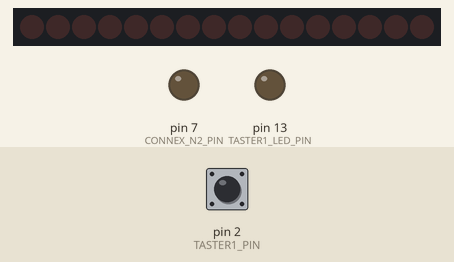
Recording of a sketch running on a simulated Arduino Uno, built with avr-gcc and run on an emulated ATmega328P. Parts: 16 shift-register outputs drawn as a row of LEDs (first output left, lit = HIGH), output pins drawn as LEDs (lit = HIGH). Wiring (inferred from the names in the program): 2 × shift register (74HC595): data pin 6; shift clock pin 5; latch pin 4. Wiring (inferred from the signals the program sends): row of LEDs: on Q0, Q1, Q2, Q3, Q4, Q5, Q6, Q7, Q8, Q9, Q10, Q11, Q12, Q13, Q14, Q15. The inputs (shaded band) are chosen by the test bench; at power-on: pin 2 (TASTER1_PIN) HIGH. Pins used as bus, display or sensor lines are not drawn.

Above: at 1.7 s.
1.8 s: pin 2 (TASTER1_PIN) pulled LOW for 0.15 s
At 1.9 s:
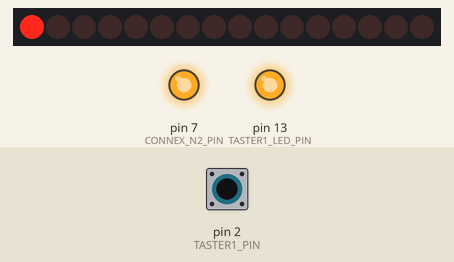
At 2.3 s:
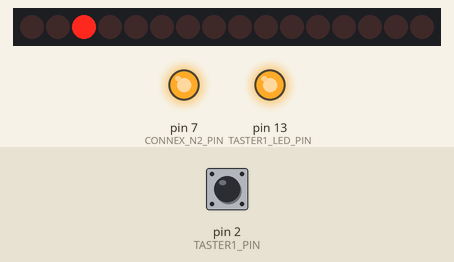
3.7 s: pin 2 (TASTER1_PIN) pulled LOW for 3.2 s
At 10.5 s:
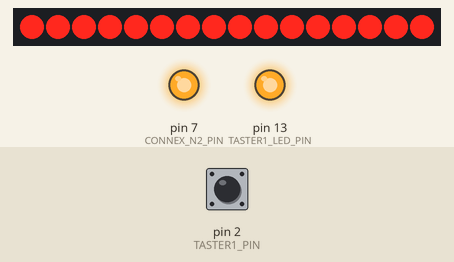
Timing chart, 0 to 12.0 s (numbered marks = the images above; inputs shaded):
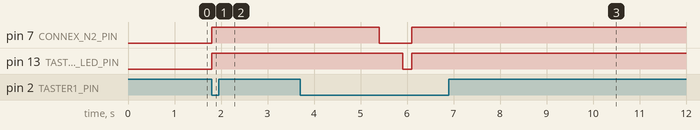

The sketch:

Hausbeleuchtung_main.ino
```cpp
/*

  Dieser Sketch ist für die Hausbeleuchtung vorgesehen.

  Geplante Funktionsweise:
  1. Einschalten über Tastendruck
  2. Leuchte für Leuchte gehen die Lampen zufallsbasiert an
  3. Zwischenzeitlich gehen manche Leuchten wieder aus
  4. Auf Tastendruck gehen alle Leuchten wieder aus
  5. Der Tastendruck wird an nachrangige Client-Arduinos weitergereicht

  2021-03-26
  Sven Piller

  Mit Ideen von:
  - http://ediy.com.my/blog/item/87-using-74hc595-shift-registers-with-arduino

  Historie:
  - v1: 2021-03-28 Erste Version für die Anlage

*/

// Anzahl der Leuchten
const byte LEUCHTEN_ANZAHL = 16;
unsigned int LEUCHTEN_PATTERN[LEUCHTEN_ANZAHL] = {
  0B0000000000000001, // Bäckerei
  0B0000000000000010, // Biker-Shop
  0B0000000000000100, // Gästehaus
  0B0000000000001000, // Leeres Geschäft (Reihenhaus)
  0B0000000000010000, // Gelbes Reihenhaus
  0B0000000000100000, // Blaues Reihenhaus
  0B0000000001000000, // Spielwarengeschäft (Reihenhaus)
  0B0000000010000000, // Haus mit Turm
  0B0000000100000000, // Torhaus
  0B0000001000000000, // Haus mit Treppenaufgang
  0B0000010000000000, // Siedlungshaus
  0B0000100000000000, // Stadthaus (gelb)
  0B0001000000000000, // Kirche
  0B0010000000000000, // Gerätehaus
  0B0100000000000000, // Feuerwehr
  0B1000000000000000, // Villa

};
unsigned int LEUCHTEN_PATTERN_AUS = 0B0000000000000000; // aus
unsigned int LEUCHTEN_PATTERN_AN = 0B1111111111111111;  // alle

// Anschlüsse des 74HC595
int IC1_LATCH_PIN = 4; // ST_CP
int IC1_CLOCK_PIN = 5; // SH_CP
int IC1_DATA_PIN = 6;  // DS

// Taster zum Ein-/Ausschalten
const byte TASTER1_PIN = 2;
const byte TASTER_GEDRUECKT = LOW;
// LED Anzeige, ob Programm aktiv ist
const byte TASTER1_LED_PIN = 13;
// Ausgang für nachrangige Arduinos
const byte CONNEX_N2_PIN = 7;

// Aktueller Zustand der Lampen
bool sind_die_lampen_an = false;

// Bootstrapping
void setup()
{
  // Serial.begin(9600);
  pinMode(TASTER1_PIN, INPUT_PULLUP);
  pinMode(TASTER1_LED_PIN, OUTPUT);
  digitalWrite(TASTER1_LED_PIN, LOW);

  pinMode(IC1_LATCH_PIN, OUTPUT);
  pinMode(IC1_CLOCK_PIN, OUTPUT);
  pinMode(IC1_DATA_PIN, OUTPUT);

  pinMode(CONNEX_N2_PIN, OUTPUT);
  digitalWrite(CONNEX_N2_PIN, LOW);

  lampen_aus();
}

// Programmlogik
void loop()
{
  if (digitalRead(TASTER1_PIN) == TASTER_GEDRUECKT)
  {
    // Serial.print("Taste gedrueckt! ");

    if (sind_die_lampen_an == true)
    {
      // Serial.println("An => Aus");
      digitalWrite(CONNEX_N2_PIN, LOW);
      lampen_aus();
      digitalWrite(TASTER1_LED_PIN, LOW);
    }
    else
    {
      // Serial.println("Aus => An");
      digitalWrite(CONNEX_N2_PIN, HIGH);
      digitalWrite(TASTER1_LED_PIN, HIGH);
      lampen_an();
    }

    // Taster entprellen
    delay(200);
  }
}

// Schaltet alle Leuchten aus
void lampen_aus()
{
  digitalWrite(IC1_LATCH_PIN, LOW);
  shiftOut(IC1_DATA_PIN, IC1_CLOCK_PIN, MSBFIRST, (LEUCHTEN_PATTERN_AUS >> 8)); //shift out highbyte
  shiftOut(IC1_DATA_PIN, IC1_CLOCK_PIN, MSBFIRST, LEUCHTEN_PATTERN_AUS);        //shift out lowbyte
  digitalWrite(IC1_LATCH_PIN, HIGH);
  sind_die_lampen_an = false;
  delay(500);
}

// Schaltet alle Leuchten der Reihe nach ein
void lampen_an()
{
  for (int i = 0; i < LEUCHTEN_ANZAHL; i++)
  {
    digitalWrite(IC1_LATCH_PIN, LOW);
    shiftOut(IC1_DATA_PIN, IC1_CLOCK_PIN, MSBFIRST, (LEUCHTEN_PATTERN[i] >> 8)); //shift out highbyte
    shiftOut(IC1_DATA_PIN, IC1_CLOCK_PIN, MSBFIRST, LEUCHTEN_PATTERN[i]);        //shift out lowbyte
    digitalWrite(IC1_LATCH_PIN, HIGH);
    delay(200);
  }
  digitalWrite(IC1_LATCH_PIN, LOW);
  shiftOut(IC1_DATA_PIN, IC1_CLOCK_PIN, MSBFIRST, (LEUCHTEN_PATTERN_AN >> 8)); //shift out highbyte
  shiftOut(IC1_DATA_PIN, IC1_CLOCK_PIN, MSBFIRST, LEUCHTEN_PATTERN_AN);        //shift out lowbyte
  digitalWrite(IC1_LATCH_PIN, HIGH);
  sind_die_lampen_an = true;
  delay(200);
}
```

Measured:
- after the input at 1.8 s, pin 7 (CONNEX_N2_PIN), pin 13 (TASTER1_LED_PIN): LOW → HIGH at once
- after the input at 3.7 s, pin 7 (CONNEX_N2_PIN): HIGH → LOW after 1.7 s, → HIGH 0.70 s later; pin 13 (TASTER1_LED_PIN): HIGH → LOW after 2.2 s, → HIGH 0.20 s later
